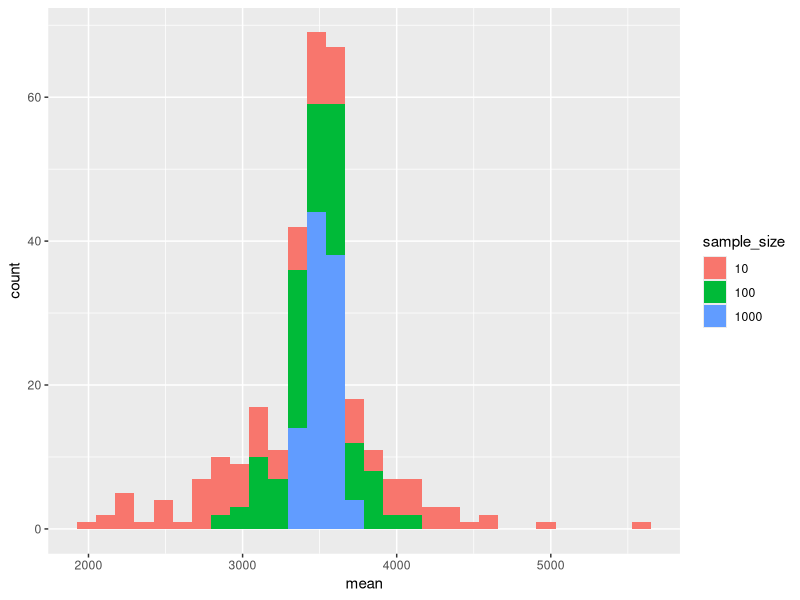
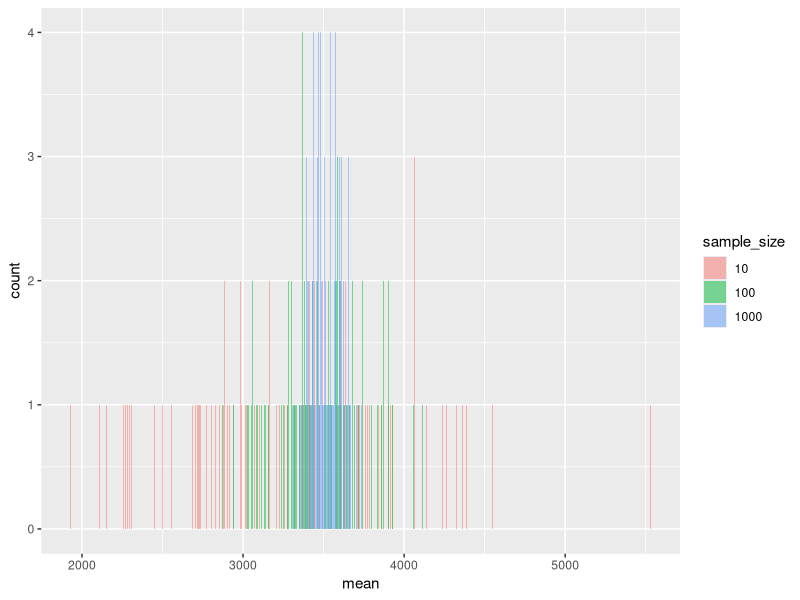
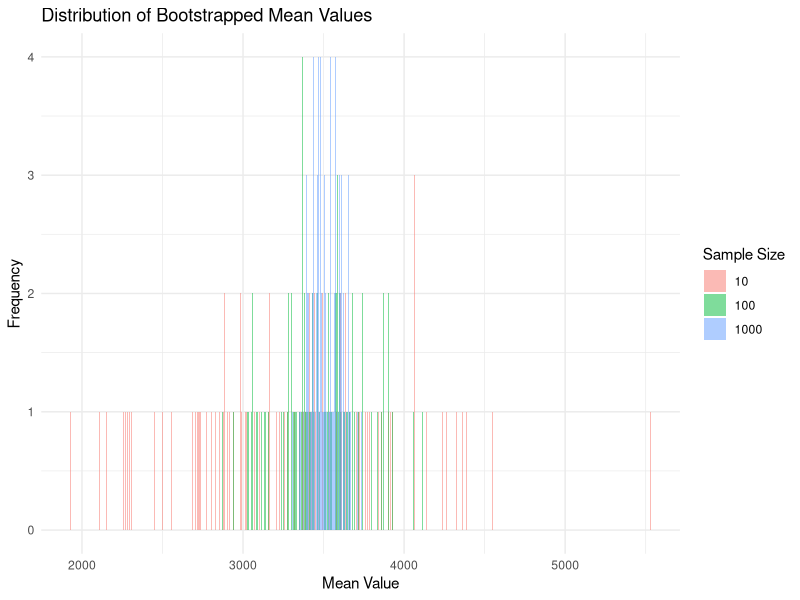

The R script that drew these images, in order:
## ---- chunk 1
knitr::opts_chunk$set(echo=F, eval=T)
options(tinytex.verbose = TRUE)
suppressMessages(library(dplyr))
## ---- chunk 2
for (i in 1:5) {
  print(i)
}
## ---- chunk 3
for (banana in 1:5) {
  print(banana)
}


## ---- chunk 4
for (i in 6:10) {
  print(i)
}
## ---- chunk 5
numbers <- c(4, 22, 6, 13, 19, 2, 11)
sum <- 0
for(num in numbers) {
  sum <- sum + num
}
mean <- sum / length(numbers)
print(mean)

## ---- chunk 6
#First create the vector days as show above

#now write a for loop that adds "day" to each of the elements and print each one as you go

days<-c("Mon", "Tues", "Wednes", "Thurs", "Fri", "Satur", "Sun")

for (day in days){
 print(paste(day, "day", sep = ""))   
        
}


## ---- chunk 7
x <- 2
while (x < 16) {
  print(x)
  x <- x * 2
}

## ---- chunk 8
x <- 1
while (x <= 100) {
  print(x)
  x <- x * 2
}
## ---- chunk 9
#your code here
number <- 91
divisor <- 2
while (number %% divisor != 0) {
  divisor <- divisor + 1
}
print(divisor)


## ---- chunk 10
coin_toss<-c("heads", "tails")

sample(coin_toss<-c("heads", "tails"), 10, replace = TRUE)


## ---- chunk 11
all_tosses <- c()

for (i in 1:10) {
  all_tosses[i] <- sample(c("Heads", "Tails"), 1)
}
## ---- chunk 12

all_tosses <- c()

for (i in 1:10) {
  all_tosses[i] <- sample(c("Heads", "Tails"), 1, prob = c(0.6, 0.4))
}


## ---- chunk 13
all_tosses <- c()

for (i in 1:100) {
  all_tosses[i] <- sample(c("Heads", "Tails"), 1)
}



all_tosses_weighted <- c()

for (i in 1:100) {
  all_tosses_weighted[i] <- sample(c("Heads", "Tails"), 1,  prob = c(0.6, 0.4))
}




toss_counts <- table(all_tosses)
print(toss_counts)


weighted_counts<-table(all_tosses_weighted)
print(weighted_counts)
## ---- chunk 14
library(readr)
library(dplyr)
human_genes <- read_csv("fall_2022_materials/lab5/input_files/human_genes.csv") 
human_genes<-human_genes %>% select(name, size)

## ---- chunk 15
human_genes_summ <- human_genes %>%
  summarise(
    MeanLength = mean(size),
    MedianLength = median(size),
    SDLength = sd(size)
)
## ---- chunk 16
mean10<-mean(sample(human_genes$size, 10, replace = TRUE))
mean100<-mean(sample(human_genes$size, 100, replace = TRUE))
mean1000<-mean(sample(human_genes$size, 1000, replace = TRUE))
## ---- chunk 17
#they will just write the values tthey got. should be the third one

## ---- chunk 18
mean_values_10 <- numeric(100)
mean_values_100 <- numeric(100)
mean_values_1000 <- numeric(100)



## ---- chunk 19

for (i in 1:100) {
  mean_values_10[i] <- mean(sample(human_genes$size, 10, replace = TRUE))
  mean_values_100[i] <- mean(sample(human_genes$size, 100, replace = TRUE))
  mean_values_1000[i] <- mean(sample(human_genes$size, 1000, replace = TRUE))
}




## ---- chunk 20
mean_data <- data.frame(
  mean = c(mean_values_10, mean_values_100, mean_values_1000),
sample_size = factor(rep(c(10, 100, 1000), each = 100)))

## ---- chunk 21
library(ggplot2)
plot<-ggplot(mean_data, aes(x = mean, fill = sample_size)) + geom_histogram()
print(plot)



## ---- chunk 22
plot <- ggplot(mean_data, aes(x = mean, fill = sample_size)) +
  geom_histogram(position="identity", alpha=0.5, binwidth=5)
print(plot)


## ---- chunk 23
library(ggplot2)
plot<- ggplot(mean_data, aes(x = mean, fill = sample_size)) +
  geom_histogram(position="identity", alpha=0.5, binwidth=5) +
  labs(x = "Mean Value", 
       y = "Frequency", 
       title = "Distribution of Bootstrapped Mean Values",
       fill = "Sample Size") +
  theme_minimal()

print(plot)
